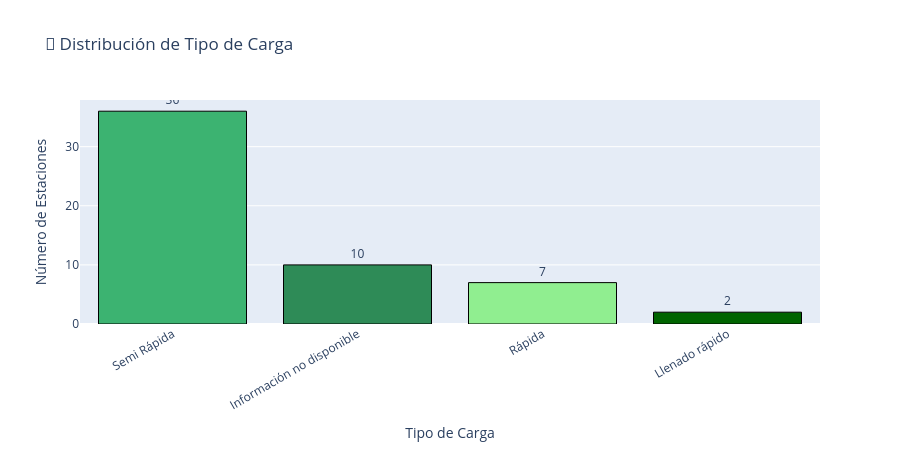

Notebook source saved alongside this figure:
### Code cell
# 📊 Gráfica dinámica: Distribución de tipo de carga
if df is not None and not df.empty:
    conteo_tipo_carga = df["Tipo de carga"].value_counts().reset_index()
    conteo_tipo_carga.columns = ["Tipo de carga", "Cantidad"]

    print("🔌 Creando gráfica de distribución por tipo de carga...")

    fig_carga = px.bar(
        conteo_tipo_carga,
        x="Tipo de carga",
        y="Cantidad",
        title="🔌 Distribución de Tipo de Carga",
        labels={"Tipo de carga": "Tipo de Carga", "Cantidad": "Número de Estaciones"},
        text="Cantidad",  # ✅ etiquetas encima de las barras
        color="Tipo de carga",
        color_discrete_sequence=["mediumseagreen", "seagreen", "lightgreen", "darkgreen"]
    )

    fig_carga.update_traces(
        textposition="outside",
        marker=dict(line=dict(color="black", width=1))  # ✅ borde negro como en matplotlib
    )

    fig_carga.update_layout(
        height=450,
        xaxis_tickangle=-30,
        showlegend=False
    )

    fig_carga.show()
else:
    print("❌ No hay datos disponibles para crear la gráfica de tipo de carga")

### Figure 1 — Plotly figure (JSON) as saved in the notebook; plotly's stock layout.template omitted (floating-point values rounded to 4 significant figures)
{"data": [{"hovertemplate": "Tipo de Carga=%{x}<br>Número de Estaciones=%{text}<extra></extra>", "legendgroup": "Semi Rápida", "marker": {"color": "mediumseagreen", "line": {"color": "black", "width": 1}, "pattern": {"shape": ""}}, "name": "Semi Rápida", "orientation": "v", "showlegend": true, "text": [36.0], "textposition": "outside", "type": "bar", "x": ["Semi Rápida"], "xaxis": "x", "y": [36], "yaxis": "y"}, {"hovertemplate": "Tipo de Carga=%{x}<br>Número de Estaciones=%{text}<extra></extra>", "legendgroup": "Información no disponible", "marker": {"color": "seagreen", "line": {"color": "black", "width": 1}, "pattern": {"shape": ""}}, "name": "Información no disponible", "orientation": "v", "showlegend": true, "text": [10.0], "textposition": "outside", "type": "bar", "x": ["Información no disponible"], "xaxis": "x", "y": [10], "yaxis": "y"}, {"hovertemplate": "Tipo de Carga=%{x}<br>Número de Estaciones=%{text}<extra></extra>", "legendgroup": "Rápida", "marker": {"color": "lightgreen", "line": {"color": "black", "width": 1}, "pattern": {"shape": ""}}, "name": "Rápida", "orientation": "v", "showlegend": true, "text": [7.0], "textposition": "outside", "type": "bar", "x": ["Rápida"], "xaxis": "x", "y": [7], "yaxis": "y"}, {"hovertemplate": "Tipo de Carga=%{x}<br>Número de Estaciones=%{text}<extra></extra>", "legendgroup": "Llenado rápido", "marker": {"color": "darkgreen", "line": {"color": "black", "width": 1}, "pattern": {"shape": ""}}, "name": "Llenado rápido", "orientation": "v", "showlegend": true, "text": [2.0], "textposition": "outside", "type": "bar", "x": ["Llenado rápido"], "xaxis": "x", "y": [2], "yaxis": "y"}], "layout": {"barmode": "relative", "height": 450, "legend": {"title": {"text": "Tipo de Carga"}, "tracegroupgap": 0}, "showlegend": false, "title": {"text": "🔌 Distribución de Tipo de Carga"}, "xaxis": {"anchor": "y", "categoryarray": ["Semi Rápida", "Información no disponible", "Rápida", "Llenado rápido"], "categoryorder": "array", "domain": [0, 1], "tickangle": -30, "title": {"text": "Tipo de Carga"}}, "yaxis": {"anchor": "x", "domain": [0, 1], "title": {"text": "Número de Estaciones"}}}}
